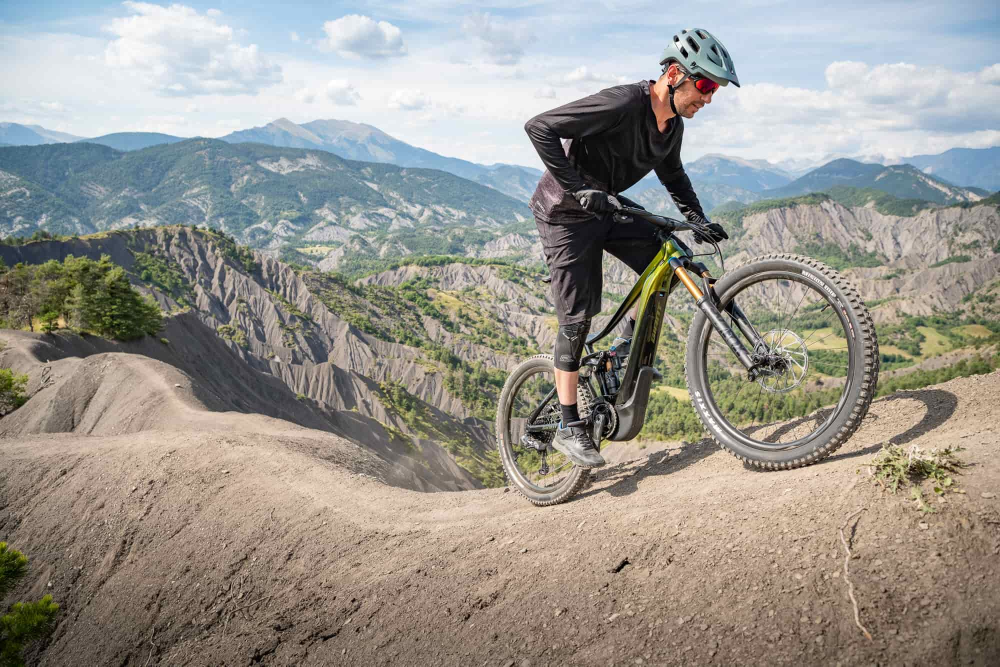
#> input picture yolossl/yolov7/data/test1.jpg, 2000 x 1333 px, given as the content of the folder yolov7/data/test1.jpg, which was not available (shown at 1/2 size)
$ python -i Mulseg.py   (imports and definitions only)   (older library calls are emulated)
#> lines starting #> are read from the running program, lines starting #| are printed output that depends on the picture; after the words box and inside, x2 and y2 are one past the last pixel; in counts of white or black regions, pixels touching at a corner belong together; pictures that were not available may be replaced by others from this repository, and a replacement may not be noted
# -*- coding: utf-8 -*-
"""
Created on Fri Jun  2 15:53:02 2023

@author: user
"""

import os
import cv2
import numpy as np

from matplotlib import pyplot as plt
# from skimage.measure import label, regionprops


def fill(im_in):
    """
    比較適合remote sencing
    """
    contours, _ = cv2.findContours(im_in, cv2.RETR_TREE, cv2.CHAIN_APPROX_SIMPLE)
    # n = len(contours)  # 輪廓之個數
    cv_contours = []
    for contour in contours:
        area = cv2.contourArea(contour)
        if area <= 100000:
            # cv_contours.append(contour)
            cv2.drawContours(im_in, [contour], 0, (255, 255, 255), -1)
            # x, y, w, h = cv2.boundingRect(contour)
            # img[y:y + h, x:x + w] = 255
        else:
            continue

    im_out = cv2.fillPoly(im_in, cv_contours, (255, 255, 255))
    return im_out


def remove_small_points(src, threshold_area):
    num_labels, labels, stats, centroids = cv2.connectedComponentsWithStats(src, connectivity=8, ltype=None)
    img = np.zeros((src.shape[0], src.shape[1]), np.uint8)
    for i in range(1, num_labels):
        mask = labels == i
        if stats[i][4] > threshold_area:
            img[mask] = 255

        else:
            img[mask] = 0

    return img


# def remove_small_points(binary_img, threshold_area):
#     """
#     消除孤立點
#     args:
#         threshold_area: 大於保留，小於去除
#     return:
#         resMatrix: 消除孤立點的圖
#     """
#     # 輸出二值化影像中 所有的連通區域
#     img_label, num = label(binary_img, connectivity=1, background=0, return_num=True) #connectivity=1--4  connectivity=2--8

#     #輸出連通區域的屬性

#     props = regionprops(img_label)
#     ## adaptive threshold
#     # props_area_list = sorted([props[i].area for i in range(len(props))])
#     # threshold_area = props_area_list[-2]
#     resMatrix = np.zeros(img_label.shape).astype(np.uint8)
#     for i in range(0, len(props)):
#         # print('--',props[i].area)
#         if props[i].area > threshold_area:
#             tmp = (img_label == i + 1).astype(np.uint8)

#             #組合所有符合條件的連通區域
#             resMatrix += tmp
#     resMatrix *= 255

#     return resMatrix


def canny_process(img):
    """
    Cannt
    """

    # 先將圖片轉成灰階
    gray_img = cv2.cvtColor(img, cv2.COLOR_BGR2GRAY)
    RGB_img = cv2.cvtColor(img, cv2.COLOR_BGR2RGB)

    #設kernel給dilate and erosion
    kernel = np.ones((3,3),np.uint8)


    #使用canny來找線條，因為陸地的線條相較於海面會很明顯
    #找出來之線條使用膨脹來加強
    low_threshold = 1
    high_threshold = 50
    edges = cv2.Canny(gray_img, low_threshold, high_threshold)
    dilate = cv2.dilate(edges,kernel,iterations = 3)
    edges2 = fill(dilate)

    opening1 = cv2.morphologyEx(edges2, cv2.MORPH_OPEN, kernel, iterations=2)
    res_img1 = fill(opening1)
    closing1 = cv2.morphologyEx(res_img1, cv2.MORPH_CLOSE, kernel, iterations=2)


    #去除小碎塊面積
    #做erosion來變回原本的形狀
    # remove_small = remove_small_points(closing1, 10000)
    # kernel = np.ones((3,3),np.uint8)
    erosion = cv2.erode(closing1,kernel,iterations = 3) #25


    #設一個新的kernel，5*5可以有更明顯的效果，要填滿沒被填滿的區域
    #因為使用傳統的填滿，會導致整張圖變成一個顏色，因為遙感影像太多碎塊
    kernel = np.ones((5,5),np.uint8)
    opening1 = cv2.morphologyEx(erosion, cv2.MORPH_OPEN, kernel, iterations=10)
    fill_img1 = fill(opening1)
    remove_small2 = remove_small_points(fill_img1, 100*100)

    return remove_small2

def standard_process(image):
    """
    計算圖片標準差
    """
    # 讀取影像
    gray_img = cv2.cvtColor(image, cv2.COLOR_BGR2GRAY)

    window_size = 5


    # 計算影像的行數和列數
    rows, cols = gray_img.shape
    row_indices = np.arange(rows - window_size + 1)
    col_indices = np.arange(cols - window_size + 1)

    window_shape = (window_size, window_size)
    window_strides = gray_img.strides
    windows = np.lib.stride_tricks.as_strided(
        gray_img,
        shape=(row_indices.size, col_indices.size) + window_shape,
        strides=(window_strides[0], window_strides[1]) + window_strides
    )

    # 計算局部統計方差
    variances = np.var(windows, axis=(2, 3))
    result = np.zeros((rows, cols), dtype=np.float32)

    # 將方差給對應位置
    result[row_indices[:, np.newaxis], col_indices] = variances

    thresholded_image = np.where(result > 10, 255, 0)

    # 正規化輸出才有值
    result_normalized = cv2.normalize(thresholded_image, None, 0, 255, cv2.NORM_MINMAX, cv2.CV_8U)
    fil = fill(result_normalized)
    # result_normalized = remove_small_points(fil, 70*70)

    kernel = np.ones((3,3),np.uint8)
    opening1 = cv2.morphologyEx(fil, cv2.MORPH_OPEN, kernel, iterations=2)
    closing1 = cv2.morphologyEx(opening1, cv2.MORPH_CLOSE, kernel, iterations=2)
    fill_img1 = fill(closing1)
    remove_small = remove_small_points(fill_img1, 50*50)
    return remove_small

# [23 lines left out: function otsu_process, not called in this run]


def hsv_process(img):
    max_value, min_value, max_pixel_values = hsv(img)
    max_pixel_values = max_pixel_values[0]
    hsv_image = cv2.cvtColor(img, cv2.COLOR_BGR2HSV)
    # print(max_value, min_value, max_pixel_values)
    # print('max_value: ',max_value)
    # print('min_value: ',min_value)


    h_channel = hsv_image[:, :, 0]
    threshold_value = (max_value + min_value) / 2
    diff = abs(max_value - min_value)
    # print('threshold_value: ',threshold_value)

    if diff <= 20:
        binary_image = np.zeros_like(h_channel)
    else:
        if 0 < max_pixel_values < 70:
            # _, binary_image = cv2.threshold(h_channel, threshold_value, 255, cv2.THRESH_BINARY)
            # binary_image = cv2.bitwise_not(binary_image)
            if 70 <= max_value < 120:

                _, binary_image = cv2.threshold(h_channel, threshold_value, 255, cv2.THRESH_BINARY)
                binary_image = cv2.bitwise_not(binary_image)
            elif 120 <= max_value <= 180:
                _, binary_image = cv2.threshold(h_channel, threshold_value, 255, cv2.THRESH_BINARY)
            else:
                binary_image = np.zeros_like(h_channel)


        elif 70 <= max_pixel_values <= 180:
            if 70 <= max_value < 120:
                _, binary_image = cv2.threshold(h_channel, threshold_value, 255, cv2.THRESH_BINARY)
                binary_image = cv2.bitwise_not(binary_image)
            elif 120 <= max_value <= 180:
                _, binary_image = cv2.threshold(h_channel, threshold_value, 255, cv2.THRESH_BINARY)
            else:
                binary_image = np.zeros_like(h_channel)
        else:
            binary_image = np.zeros_like(h_channel)

    nonzero_count = np.count_nonzero(binary_image)
    total_pixels = img.shape[0] * img.shape[1]
    nonzero_ratio = nonzero_count / total_pixels
    # print(nonzero_ratio)

    if nonzero_ratio > 0.9:
        binary_image = np.zeros_like(h_channel)


    # [7 lines of commented-out code are left out]

    return binary_image, abs(max_value-min_value)

def hist(img):
    """
    輸入:圖片

    目的:計算圖片中的RGB三個通道之出現頻率最高之pixel value、
        其最高之頻率值以及pixel value是0~51所出現在圖片的占比


    """

    max_pixel_values = []
    max_pixel_frequencies = []
    pixel_frequencies = []

    RGB_img = cv2.cvtColor(img, cv2.COLOR_BGR2RGB)
    color = ['blue','springgreen','red']
    for i in [0,1,2]:
        #計算三個通道pixel values值方圖
        mask = cv2.cvtColor(img, cv2.COLOR_BGR2GRAY)
        mask = cv2.threshold(mask, 1, 255, cv2.THRESH_BINARY)[1]
        hist = cv2.calcHist([RGB_img], [i], mask, [256], [0.0, 255.0])
        # hist = cv2.calcHist([img],[i], None, [256], [0.0,255.0])

        #最高頻率之pixel value
        max_pixel_value = np.argmax(hist)
        max_pixel_frequency = np.max(hist)

        #最高頻率次數
        max_pixel_values.append(max_pixel_value)
        max_pixel_frequencies.append(max_pixel_frequency)

        #0~50的pixel頻率出現比值
        pixel_frequency = np.sum(hist[1:50]) / np.sum(hist)
        pixel_frequencies.append(pixel_frequency)

    # [14 lines of commented-out code are left out]
    return max_pixel_values, max_pixel_frequencies, pixel_frequencies


def hsv(img):
    """
    判斷HSV中的H通道範圍
    """
    max_pixel_values = []

    RGB_img = cv2.cvtColor(img, cv2.COLOR_BGR2RGB)
    hsv_image = cv2.cvtColor(img, cv2.COLOR_BGR2HSV)

    # 提取H通道
    h_channel = hsv_image[:, :, 0]


    # 計算H通道非0的值
    mask = np.where(h_channel == 0, 0, 255).astype(np.uint8)
    hist = cv2.calcHist([h_channel], [0], mask, [256], [0, 256])
    max_pixel_value = np.argmax(hist)
    max_pixel_values.append(max_pixel_value)

    # 找頻率超過某數的值
    high_freq_values = np.where(hist > 1000)[0]

    if len(high_freq_values) == 0:
        print("No pixel values with frequency greater than 1000.")
        # 找到值方中的最大值和最小值
        max_value = np.max(hist)
        min_value = np.min(hist)

    else:
        # 在高頻率像素值中找到最大值和最小值
        max_value = None
        min_value = None

        max_value = np.max(high_freq_values)
        min_value = np.min(high_freq_values)

        max_value = max_value if max_value is not None else min_value
        min_value = min_value if min_value is not None else max_value


    #     print("Max Value:", max_value)
    #     print("Min Value:", min_value)


    return max_value, min_value, max_pixel_values

def final_process(img):
    '''
    最終影像mask合併
    '''
    RGB_img = cv2.cvtColor(img, cv2.COLOR_BGR2RGB)

    hsv, color_range = hsv_process(img)

    standard = standard_process(img) #標準差
    canny = canny_process(img) #線條
    output1 = cv2.add(standard, canny) #合併

    kernel = np.ones((3,3),np.uint8)

    #開, 填滿, 閉
    opening1 = cv2.morphologyEx(output1, cv2.MORPH_OPEN, kernel, iterations=5)
    fill_img1 = fill(opening1)
    closing1 = cv2.morphologyEx(fill_img1, cv2.MORPH_CLOSE, kernel, iterations=25)


    closing2 = cv2.morphologyEx(hsv, cv2.MORPH_CLOSE, kernel, iterations=5)
    opening2 = cv2.morphologyEx(closing2, cv2.MORPH_OPEN, kernel, iterations=10)
    fill_img2 = fill(opening2)
    fill_img2 = cv2.erode(fill_img2,kernel,iterations = 5) #25


    nonzero_count1 = np.count_nonzero(closing1)
    nonzero_count2 = np.count_nonzero(fill_img2)

    total_pixels = img.shape[0] * img.shape[1]
    nonzero_ratio1 = nonzero_count1 / total_pixels
    nonzero_ratio2 = nonzero_count2 / total_pixels
    # print(nonzero_ratio1,nonzero_ratio2)

    nonzero_diff = abs(nonzero_ratio1 - nonzero_ratio2)
    if nonzero_diff >= 0.15:
        if nonzero_ratio2 < 0.1:
            output_final = closing1
        elif nonzero_ratio1 < 0.1:
            output_final = fill_img2
        elif nonzero_ratio1 > nonzero_ratio2:
            output_final = fill_img2
        elif nonzero_ratio1 < nonzero_ratio2:
            output_final = closing1

    elif nonzero_ratio1 > 0.8:
        output_final = fill_img2

    elif nonzero_ratio2 > 0.85:
        output_final = closing1

    else:
        output_final = cv2.add(closing1, fill_img2) #合併


    output_final = remove_small_points(output_final, 70*70)
    # output_final = cv2.bitwise_and(closing1, closing2)
    # output_final = fill(output_final)
    #陸地mask通常都會是白色，但需要保留的是海，需要做not
    output = cv2.bitwise_not(output_final)


    # [11 lines of commented-out code are left out]


    return output, color_range

def imgProcess(filePath):
    #只要是以下副檔名都可以被讀取
#> called with filePath = 'yolov7/data/test1.jpg'
    extensions = tuple(['bmp', 'jpg', 'jpeg', 'png', 'tif', 'tiff', 'dng', 'webp', 'mpo'])
    for filename in os.listdir(filePath):

        if filename.endswith(extensions):
            # print(filename)
            dir_path = os.path.dirname(filePath) + "/sealand"

            if os.path.exists(dir_path) == False:
                os.makedirs(dir_path)

            img = cv2.imread(filePath + "/" + filename)
#> img is the input picture: shape (1333, 2000, 3); mean B, G, R 142.8, 150, 153.1

            #利用H通道來判斷是否為海洋
            # color_range = hsv(img)

            #計算值方圖，來判斷是否有包含陸地
            max_pixel_values, max_pixel_frequencies, pixel_frequencies = hist(img)
#> the loop in hist, `for i in [0,1,2]:` made 3 passes
#> (max_pixel_value, max_pixel_frequency, pixel_frequency) on passes 1 to 3: (196, 29921, 0.0491), (238, 27603, 0.0508), (242, 35614, 0.0674)
#> pass 1, in hist, `mask = cv2.threshold(mask, 1, 255, cv2.THRESH_BINARY)[1]`:
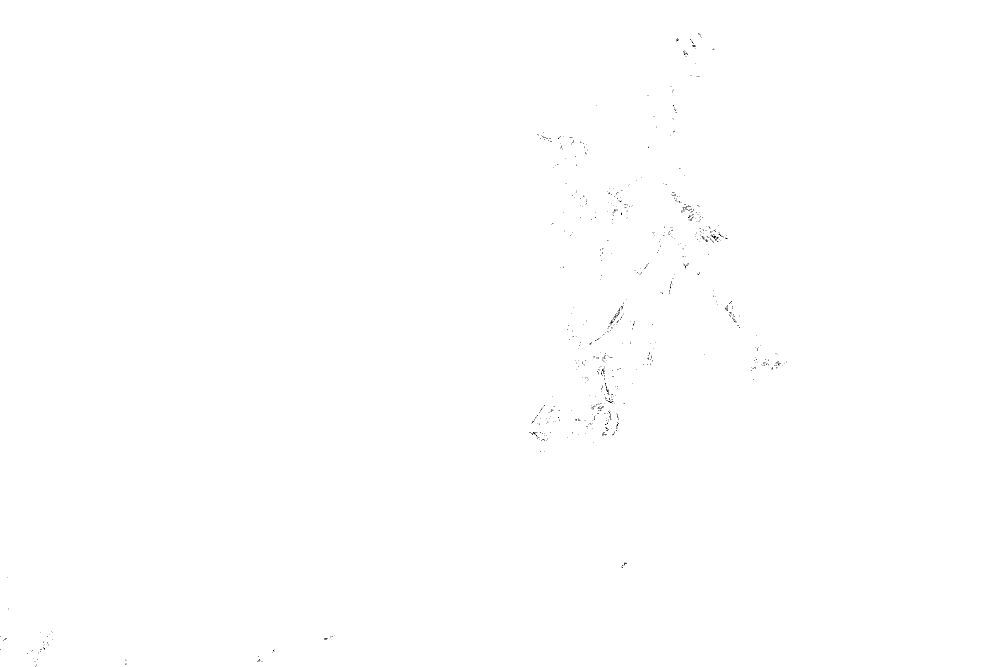
#> mask: shape (1333, 2000) (shown at 1/2 size); 99.9% white; black in thin lines or dots, all inside (x1, y1, x2, y2) = (0, 67, 1573, 1333)
#> after the loop in hist, `for i in [0,1,2]:`: max_pixel_frequencies = [29921, 27603, 35614]; max_pixel_values = [196, 238, 242]; pixel_frequencies = [0.0491, 0.0508, 0.0674]
#> max_pixel_values = [196, 238, 242]; max_pixel_frequencies = [29921, 27603, 35614]; pixel_frequencies = [0.0491, 0.0508, 0.0674]

            #blue, green, red
            BMP = max_pixel_values[0]
#> BMP = 196
            GMP = max_pixel_values[1]
#> GMP = 238
            RMP = max_pixel_values[2]
#> RMP = 242
            RMF = max_pixel_frequencies[2]
#> RMF = 35614
            RF = pixel_frequencies[2]
#> RF = 0.0674

            output, color_range = final_process(img)
#> in hsv, `hist = cv2.calcHist([h_channel], [0], mask, [256], [0, 256])`: hist = 256 values, max 363606 at index 13, min 0 at index 0, mean 9971.7
#> in hsv, `max_pixel_value = np.argmax(hist)`: max_pixel_value = 13
#> in hsv, `high_freq_values = np.where(hist > 1000)[0]`: high_freq_values = 119 values from 2 to 177
#> in hsv, `max_value = np.max(high_freq_values)`: max_value = 177
#> in hsv, `min_value = np.min(high_freq_values)`: min_value = 2
#> in hsv_process, `max_value, min_value, max_pixel_values = hsv(img)`: max_value = 177; min_value = 2; max_pixel_values = [13]
#> in hsv_process, `max_pixel_values = max_pixel_values[0]`: max_pixel_values = 13
#> in hsv_process, `threshold_value = (max_value + min_value) / 2`: threshold_value = 89.5
#> in hsv_process, `diff = abs(max_value - min_value)`: diff = 175
#> in hsv_process, `_, binary_image = cv2.threshold(h_channel, threshold_value, 255, cv2.T..`:
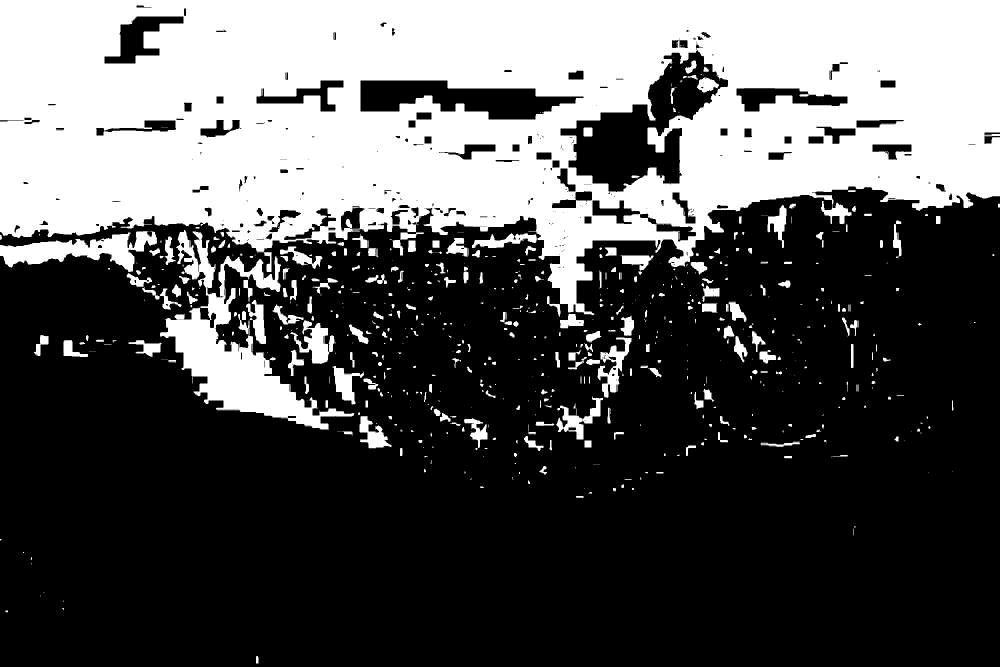
#> binary_image: shape (1333, 2000) (shown at 1/2 size); 34.3% white; 742 white regions (414 under 20 px), largest, box (x1, y1, x2, y2) and area: (0, 0, 2000, 631) 802519, (320, 460, 709, 860) 41298, (0, 462, 314, 544) 11260
#> in hsv_process, `nonzero_count = np.count_nonzero(binary_image)`: nonzero_count = 915274
#> in hsv_process, `nonzero_ratio = nonzero_count / total_pixels`: nonzero_ratio = 0.343
#> in final_process, `hsv, color_range = hsv_process(img)`: color_range = 175
#> in standard_process, `window_strides = gray_img.strides`: window_strides = (2000, 1)
#> in fill, `contours, _ = cv2.findContours(im_in, cv2.RETR_TREE, cv2.CHAIN_APPROX_..`: contours = 4354 contours, 3206 with area under 20; largest, box (x1, y1, x2, y2) and area: (0, 52, 1996, 1329) 2123423, (1382, 311, 1885, 407) 18214, (1108, 186, 1305, 381) 15066, (1127, 421, 1318, 599) 14974, (233, 629, 477, 774) 12228
#> the loop in fill, `for contour in contours:` made 4354 passes
#> area on passes 12, 15, 17: 30, 21, 31
#> in fill (call 2), `contours, _ = cv2.findContours(im_in, cv2.RETR_TREE, cv2.CHAIN_APPROX_..`: contours = 93 contours, 6 with area under 20; largest, box (x1, y1, x2, y2) and area: (0, 52, 1996, 1329) 2122218, (1728, 232, 1996, 275) 2666, (638, 23, 804, 84) 2052, (221, 0, 408, 39) 2044, (1739, 119, 1831, 141) 743
#> the loop in fill (call 2), `for contour in contours:` made 93 passes
#> area on passes 1, 2, 3, 6, 7, 12, 14, 15: 93.5, 55.5, 28.5, 109.5, 29.5, 36.5, 106.5, 2665.5
#> after the loop in fill (call 2), `for contour in contours:`:
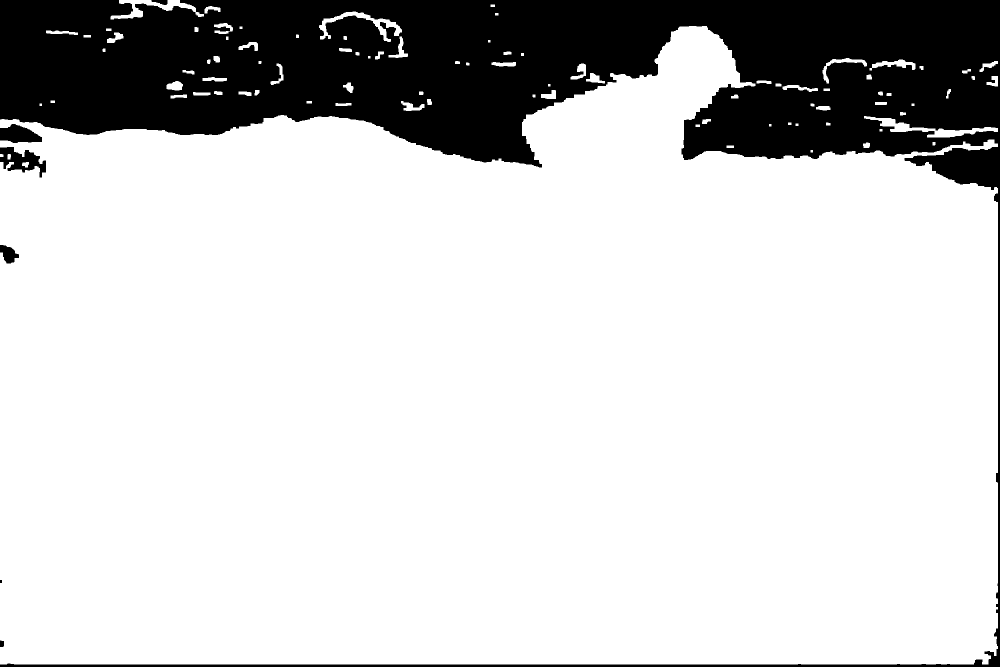
#> im_in: shape (1333, 2000) (shown at 1/2 size); 80.6% white; 7 black regions, largest, box (x1, y1, x2, y2) and area: (0, 0, 2000, 1333) 512394, (0, 294, 92, 355) 2755, (0, 248, 84, 286) 2187
#> in remove_small_points, `num_labels, labels, stats, centroids = cv2.connectedComponentsWithStat..`:
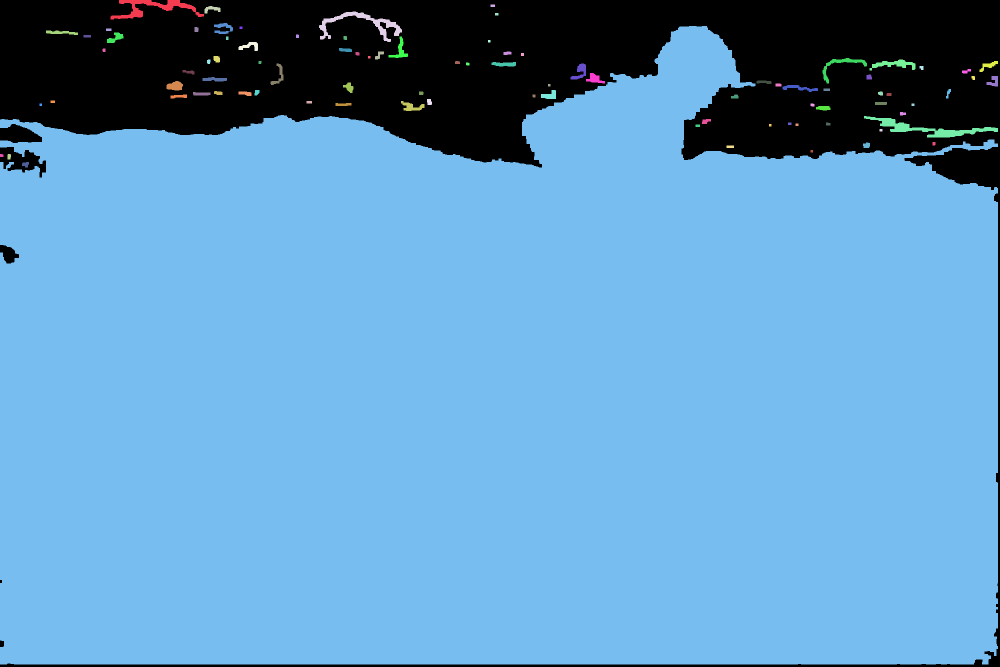
#> labels: shape (1333, 2000) int32 (shown at 1/2 size); 91 distinct labels, from 0 to 90; one colour per label, 0 black
#> in remove_small_points, `num_labels, labels, stats, centroids = cv2.connectedComponentsWithStat..`: num_labels = 91; stats = 91 rows, first 6: [0, 0, 2000, 1333, 518533], [221, 0, 187, 39, 2321], [981, 9, 9, 5, 45], [409, 12, 32, 15, 252], [638, 23, 166, 61, 2346], [990, 26, 7, 5, 35]; centroids = 91 pairs, first value 2.88 to 1987.1, second value 11 to 792.6
#> in canny_process, `edges = cv2.Canny(gray_img, low_threshold, high_threshold)`:
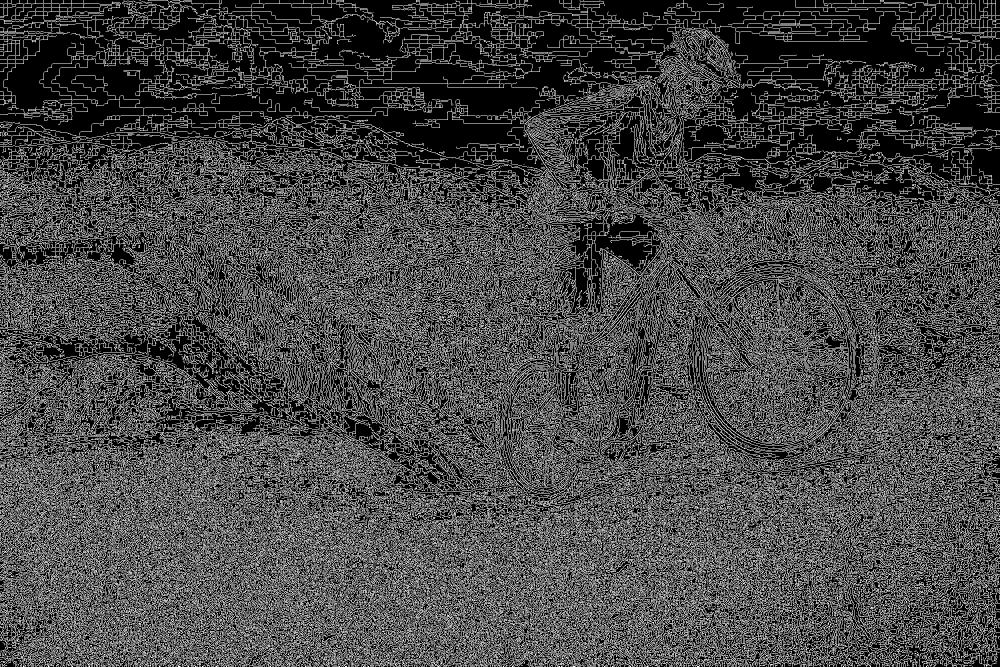
#> edges: shape (1333, 2000) (shown at 1/2 size); 27.7% white in thin lines or dots
#> in fill (call 3), `contours, _ = cv2.findContours(im_in, cv2.RETR_TREE, cv2.CHAIN_APPROX_..`: contours = 1665 contours, 1003 with area under 20; largest, box (x1, y1, x2, y2) and area: (0, 0, 2000, 1333) 2627001, (1435, 18, 1901, 165) 19106, (698, 203, 1046, 313) 12966, (107, 114, 597, 238) 11964, (10, 69, 205, 222) 9900
#> (the rest of the program and of its run is left out)
